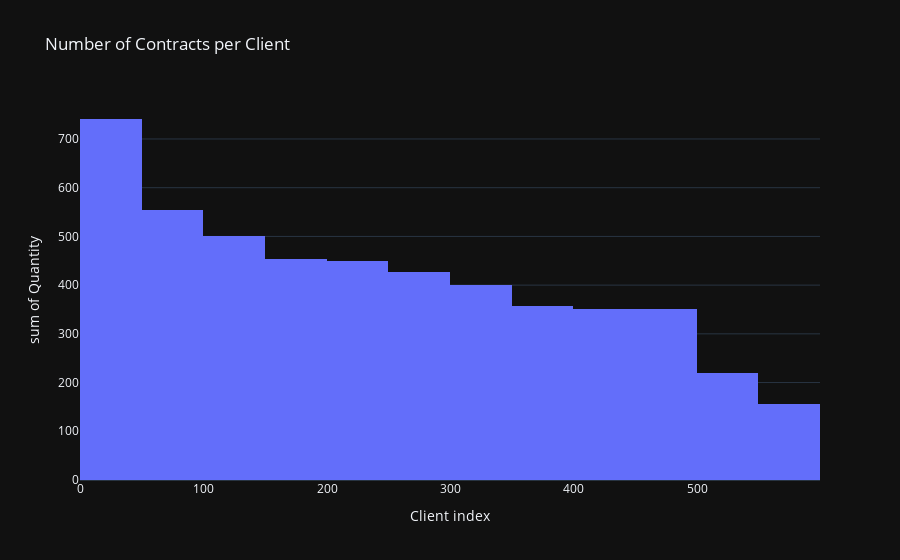

This figure's notebook cell:
### Code cell
px.histogram(contract_per_client, x=contract_per_client.index, y='Quantity', labels={'index':'Client index'}, title = "Number of Contracts per Client")

### Figure 1 — Plotly figure (JSON) as saved in the notebook; plotly's stock layout.template omitted (floating-point values rounded to 4 significant figures; data arrays with more than 128 entries replaced by an {"elided": "..."} marker saying what was removed)
{"data": [{"alignmentgroup": "True", "bingroup": "x", "histfunc": "sum", "hovertemplate": "Client index=%{x}<br>sum of Quantity=%{y}<extra></extra>", "legendgroup": "", "marker": {"color": "#636efa", "pattern": {"shape": ""}}, "name": "", "offsetgroup": "", "orientation": "v", "showlegend": false, "type": "histogram", "x": {"elided": "590 int values"}, "xaxis": "x", "y": {"elided": "590 int values"}, "yaxis": "y"}], "layout": {"barmode": "relative", "legend": {"tracegroupgap": 0}, "title": {"text": "Number of Contracts per Client"}, "xaxis": {"anchor": "y", "domain": [0, 1], "title": {"text": "Client index"}}, "yaxis": {"anchor": "x", "domain": [0, 1], "title": {"text": "sum of Quantity"}}}}
